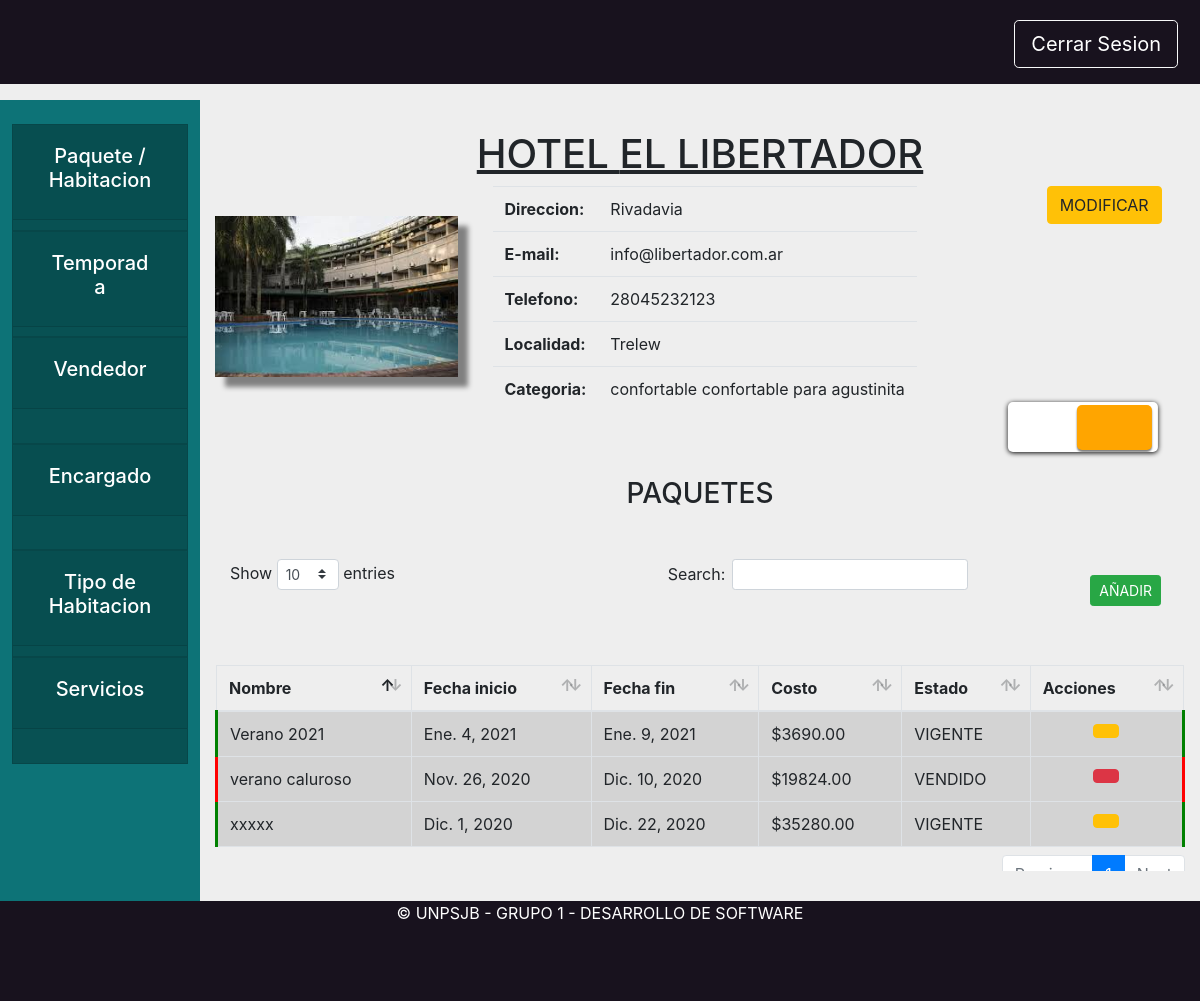
/hotel/vistaHotel/1, run on the app's committed database.
### hotel/models.py (models this page shows, shortened)
class Hotel(models.Model):
    objects = HotelManager.from_queryset(HotelQuerySet)()
    nombre = models.CharField(max_length=200)
    direccion = models.CharField(max_length=800)
    email = models.EmailField(max_length=200)
    telefono = models.CharField(max_length=200)
    localidad = models.ForeignKey(Localidad, on_delete=models.CASCADE)
    encargado= models.ForeignKey(Encargado, on_delete=models.CASCADE, null=True)
    categoria = models.ForeignKey(Categoria, on_delete=models.CASCADE)
    servicios = models.ManyToManyField(Servicio)
    tipos = models.ManyToManyField(TipoHabitacion, through='PrecioPorTipo', through_fields=('hotel', 'tipo'))
    vendedores = models.ManyToManyField(Vendedor)#, related_name="hoteles")
    def tengo_tipos(self):
        return self.tipos.count()>0
    def es_hospedaje(self):
        return self.categoria.estrellas in [Categoria.ESTRELLA_A, Categoria.ESTRELLA_B, Categoria.ESTRELLA_C]
    def get_habitaciones(self):
        return Habitacion.objects.filter(hotel=self)
    def get_paquetes(self):
        return PaqueteTuristico.objects.filter(hotel=self)

class PaqueteTuristico(models.Model):
    nombre = models.CharField(max_length=200)
    coeficiente = models.DecimalField(max_digits=3, decimal_places=2)
    hotel = models.ForeignKey(Hotel, related_name='paquetesTuristicos', on_delete=models.CASCADE)
    inicio = models.DateField()
    fin = models.DateField()
    habitaciones = models.ManyToManyField(Habitacion, related_name='paqueteturistico')
    vendido = models.BooleanField(default=False)
    precio = models.DecimalField(max_digits=10, decimal_places=2)
    def actualizar_precio(self):
        self.precio=0
        habitaciones = Habitacion.objects.filter(paqueteturistico = self)
        for habitacion in habitaciones:
            self.precio += habitacion.precio_por_noche(self.inicio)
    def cantidad_dias(self):
        return abs(self.fin - self.inicio).days
    def get_costo(self):
        self.actualizar_precio()
        return "{0:.2f}".format((1-self.coeficiente) * (self.precio * self.cantidad_dias()))
    def estoy_vigente(self):
        return (not self.vendido) and (self.fin >= date.today())
    def estoy_vencido(self):
        return (self.fin < date.today())
    def estoy_vendido(self):
        return (self.vendido)

class Habitacion(models.Model):
    hotel = models.ForeignKey(Hotel, related_name="habitaciones", on_delete=models.CASCADE)
    numero = models.PositiveSmallIntegerField() # 403 <Piso><Cuarto>
    tipo = models.ForeignKey(TipoHabitacion, on_delete=models.CASCADE)
    baja = models.BooleanField(default=False) #Baja Logica
    class Meta:
        unique_together = (('hotel', 'numero'), )
    def precio_por_noche(self, fecha):
        precio_por_tipo = self.hotel.tarifario.filter(tipo=self.tipo).first()
        if precio_por_tipo is None:
            raise Exception("No puedo calcular el precio")
        if self.hotel.temporadas.filter(inicio__lte=fecha, fin__gte=fecha).exists():
            return precio_por_tipo.alta
        return precio_por_tipo.baja
    def precio_temp_baja(self):
        precio_por_tipo = self.hotel.tarifario.filter(tipo=self.tipo).first()
        if precio_por_tipo is None:
            raise Exception("No puedo calcular el precio")
        return precio_por_tipo.baja
    def precio_temp_alta(self):
        precio_por_tipo = self.hotel.tarifario.filter(tipo=self.tipo).first()
        if precio_por_tipo is None:
            raise Exception("No puedo calcular el precio")
        return precio_por_tipo.alta

class PrecioPorTipo(models.Model):
    hotel = models.ForeignKey(Hotel, on_delete=models.CASCADE, related_name='tarifario')
    tipo = models.ForeignKey(TipoHabitacion, on_delete=models.CASCADE, related_name='hoteles')
    baja = models.DecimalField(decimal_places=2, max_digits=10, blank=True, null=True)
    alta = models.DecimalField(decimal_places=2, max_digits=10, blank=True, null=True)

### core/models.py (models this page shows, shortened)
class Localidad(models.Model):
    objects = LocalidadManager.from_queryset(LocalidadQuerySet)()
    nombre = models.CharField(max_length=200)
    provincia = models.ForeignKey(Provincia, on_delete=models.CASCADE)
    def __str__(self):
        return self.nombre

class Categoria(models.Model):
    ESTRELLA_A = 0
    ESTRELLA_B = 1
    ESTRELLA_C = 2
    ESTRELLA_1 = 3
    ESTRELLA_2 = 4
    ESTRELLA_3 = 5
    ESTRELLA_4 = 6
    ESTRELLA_5 = 7
    ESTRELLAS = (
        (ESTRELLA_A, "A"),
        (ESTRELLA_B, "B"),
        (ESTRELLA_C, "C"),
        (ESTRELLA_1, "Tourist"),
        (ESTRELLA_2, "Standard"),
        (ESTRELLA_3, "Comfort"),
        (ESTRELLA_4, "First Class"),
        (ESTRELLA_5, "Luxury"),
    )
    estrellas = models.PositiveSmallIntegerField(choices=ESTRELLAS)
    nombre = models.CharField(max_length=200)
    servicios = models.ManyToManyField(Servicio)
    def __str__(self):
        return self.nombre

class TipoHabitacion(models.Model):
    nombre = models.CharField(max_length=200)
    descripcion = models.CharField(max_length=800)
    pasajeros = models.PositiveSmallIntegerField()
    cuartos = models.PositiveSmallIntegerField(default = 0)
    def __str__(self):
        return self.nombre

### hotel/views.py (the view)
# urls.py: path('vistaHotel/<hotel>', hviews.detalleHotel, name="vistaHotel"),
def detalleHotel(request,hotel):
    hotelInstancia =get_object_or_404(Hotel, pk=hotel)
    return render(request, "hotel/vistaHotelAdmin.html",{"hotel":hotelInstancia })

### hotel/templates/hotel/vistaHotelAdmin.html (shortened to what this page needs)
{% extends 'base/base.html'%}
{% load static %}
{% block extra_css %}
<link rel="stylesheet" href="{% static '/css/vistaHotel.css' %}">
{% endblock extra_css %}
{% block tarjeta1 %}
<div class="card rounded-0">
    <div class="card-header" id="headingOne">
        <button onclick="location.href='{% url 'hotel:vistaHotel' hotel.pk %}'"
            class="btn btn-link btn-block text-white">
            <center>
                <h5> Paquete / Habitacion</h5>
            </center>
        </button>
    </div>
</div>
{% endblock tarjeta1 %}
{% block tarjeta2 %}
<div class="card rounded-0">
    <div class="card-header" id="headingOne">
        <button onclick="location.href='{% url 'hotel:temporadaHotel' hotel.pk %}'"
            class="btn btn-link btn-block text-white">
            <center>
                <h5> Temporada </h5>
            </center>
        </button>
    </div>
</div>
{% endblock tarjeta2 %}
{% block tarjeta3 %}
<div class="card rounded-0">
    <div class="card-header" id="headingOne">
        <button onclick="location.href='{% url 'hotel:vendedoresHotel' hotel.pk %}'"
            class="btn btn-link btn-block text-white">
            <center>
                <h5>Vendedor </h5>
            </center>
        </button>
    </div>
</div>
{% endblock tarjeta3 %}
{% block tarjeta4 %}
<div class="card rounded-0">
    <div class="card-header" id="headingOne">
        <button class="btn btn-link btn-block text-white">
            <center>
                <h5>Encargado </h5>
            </center>
        </button>
    </div>
</div>
{% endblock tarjeta4 %}
{% block tarjeta5 %}
<div class="card rounded-0">
    <div class="card-header" id="headingOne">
        <button onclick="location.href='{% url 'hotel:tipoHabitacionHotel' hotel.pk %}'"
            class="btn btn-link btn-block text-white">
            <center>
                <h5>Tipo de Habitacion </h5>
            </center>
        </button>
    </div>
</div>
{% endblock tarjeta5 %}
{% block tarjeta6 %}
<div class="card rounded-0">
    <div class="card-header" id="headingOne">
        <button onclick="location.href='{% url 'hotel:serviciosHotel' hotel.pk %}'" class="btn btn-link btn-block text-white">
            <center>
                <h5> Servicios</h5>
            </center>
        </button>
    </div>
</div>
{% endblock tarjeta6 %}
{% block content %}
<div class="titulo">
    <h1>
        <center> <u> {%if hotel.es_hospedaje%} HOSPEDAJE {%else%} HOTEL {% endif %} {{hotel.nombre.upper}}</u> </center>
    </h1>
</div>
<div class="datosHotel">
    <div class="container">
        <div class="row">
            <div class="col-sm-3 lugarImagen">
                <img class="imagen" src="{% static '/media/hoteles/1.jpg' %}">
            </div>
            <div class="col-sm-7">
                <center>
                    <table class="table table-responsive tablaDatos">
                        <tr>
                            <th>Direccion:</th>
                            <td>{{hotel.direccion}}</td>
                        </tr>
                        <tr>
                            <th>E-mail:</th>
                            <td>{{hotel.email}}</td>
                        </tr>
                        <tr>
                            <th>Telefono:</th>
                            <td>{{hotel.telefono}}</td>
                        </tr>
                        <tr>
                            <th>Localidad:</th>
                            <td>{{hotel.localidad}}</td>
                        </tr>
                        <tr>
                            <th>Categoria:</th>
                            <td>{{hotel.categoria}}</td>
                        </tr>
                    </table>
                </center>
            </div>
            <div class="col-sm-2">
                <center>
                    <button type="button" class="btn btn-warning" data-toggle="modal" data-target="#modificarHotel"
                        onclick="abrir_modal('{% url 'hotel:modalModificarHotel' hotel.pk %}','#modificarHotel');">
                        MODIFICAR</button>
                </center>
            </div>
        </div>
    </div>
</div>
{% block datosVista %}
<div class="abajo">
    <div id="container">
        <div id="effect"></div>
    </div>
    <div class="formularioHotel2" id="vistaPaquetes">
        <center>
            <h3 class="mb-5">PAQUETES</h3>
        </center>
        <table id="example2" class="table table-striped table-bordered tablaListaHabitacion">
            <button type="button" class="btn btn-success mt-3 mr-4 float-right btn-sm" data-toggle="modal"
                data-target="#crearPaqueteTuristicoHotel" onclick="
            {% if hotel.get_habitaciones %} abrir_modal('{% url 'hotel:modalCrearPaqueteTuristicoHotel' hotel.pk %}', '#crearPaqueteTuristicoHotel');
            {% else %}
                   Swal.fire({
                    icon: 'error',
                    title: 'No hay habitaciones...',
                    text: 'Primero tenes que cargar habitaciones',
                  });
            {% endif %}">
                AÑADIR</button>
            <thead>
                <tr>
                    <th>Nombre</th>
                    <th>Fecha inicio</th>
                    <th>Fecha fin</th>
                    <th>Costo</th>
                    <th>Estado</th>
                    <th>Acciones</th>
                </tr>
            </thead>
            <tbody>
                {% for paquete in hotel.get_paquetes %}
                <tr class="{% if paquete.estoy_vigente%}
                comercializable manito
                {% else %}
                noComercializable manito
                {% endif%}
                ">
                    <td>{{paquete.nombre}}</td>
                    <td>{{paquete.inicio}}</td>
                    <td>{{paquete.fin}}</td>
                    <td>${{paquete.get_costo}}</td>
                    <td>{% if paquete.estoy_vendido %} VENDIDO
                        {% elif paquete.estoy_vencido %} VENCIDO
                        {% else %} VIGENTE
                        {% endif %}</td>
                    <td>
                        <center>
                            {% if paquete.estoy_vigente %}
                            <button type="button" class="btn btn-warning" data-toggle="modal"
                                data-target="#modificarPaqueteTuristicoHotel"
                                onclick="abrir_modal('{% url 'hotel:modalModificarPaqueteTuristicoHotel' hotel.pk paquete.pk%}', '#modificarPaqueteTuristicoHotel');"
                                title="Editar">
                            </button>
                            {% elif paquete.estoy_vencido %}
                            <button type="button" class="btn btn-danger" data-toggle="modal"
                                data-target="#eliminarPaqueteTuristicoHotel"
                                onclick="abrir_modal('{% url 'hotel:modalEliminarPaqueteTuristicoHotel' hotel.pk paquete.pk%}', '#eliminarPaqueteTuristicoHotel');"
                                title="Eliminar">
                            </button>
                            {% endif %}
                        </center>
                    </td>
                </tr>
                {% endfor %}
            </tbody>
        </table>
    </div>
    {% endblock datosVista %}
    {% endblock content %}

### templates/base/base.html (shortened to what this page needs)
{% load static %}
<html>
<head>
    <link rel="stylesheet" href="{% static '/css/sweetalert2.css' %}">
    <link rel="stylesheet" href="{% static '/css/bootstrap.min.css' %}">
    <link rel="stylesheet" href="{% static '/css/bootstrap.css' %}">
    <link rel="stylesheet" href="{% static '/css/dataTables.bootstrap4.min.css' %}">
    <link rel="stylesheet" href="{% static '/css/styleBase.css' %}">
    <link rel="stylesheet" href="{% static '/css/modal.css' %}">
    <link rel="stylesheet" href="{% static '/css/botones.css' %}">
    {% block extra_css %}
    {% endblock extra_css %}
</head>
<body class="bodyComplete">
    <div class="container-fluid mainHeader p-3 fixed-top">
        <div class="row">
            <div class="col-2">
            </div>
            <div class="col-8">
            </div>
            <div class="col-2">
                <button onclick="location.href='/core/logout'" style="text-decoration:none; align-items:right;"
                    class="rounded-1 btn btn-lg btn-outline-light text-white float-center mt-1  "> Cerrar Sesion
                </button>
            </div>
        </div>
    </div>
    <div class="container-fluid position-fixed  miEstiloPiola">
        <div class="row">
            <div class="col-2 px-1" id="sticky-sidebar">
                <div class="nav flex-column flex-nowrap vh-100 overflow-auto text-white p-2 pt-4 ">
                    {% block tarjeta1 %} {% endblock tarjeta1 %}
                    {% block tarjeta2 %} {% endblock tarjeta2 %}
                    {% block tarjeta3 %} {% endblock tarjeta3 %}
                    {% block tarjeta4 %} {% endblock tarjeta4 %}
                    {% block tarjeta5 %} {% endblock tarjeta5 %}
                    {% block tarjeta6 %} {% endblock tarjeta6 %}
                </div>
            </div>
            <div class="col-10 position-relative pre-scrollable" id="main">
                {% block content %}
                {% endblock content %}
            </div>
        </div>
    </div>
    <div class="footer text-center mb-0 fixed-bottom">
        <div class="container">
            <p class="m-0 mbt1 text-white">&copy; UNPSJB - GRUPO 1 - DESARROLLO DE SOFTWARE</p>
        </div>
    </div>
    <link rel="stylesheet" href="{% static '/css/styleBase.css' %}">
    <link rel="stylesheet" href="{% static '/css/modal.css' %}">
    <link rel="stylesheet" href="{% static '/css/botones.css' %}">
</body>
</html>

### data on the page
Hotel: nombre "EL LIBERTADOR", direccion "Rivadavia", email "info@libertador.com.ar", telefono "28045232123", localidad "Trelew", categoria "confortable confortable para agustinita"
PaqueteTuristico: nombre "Verano 2021", inicio "Ene. 4, 2021", fin "Ene. 9, 2021", get_costo "3690.00", vendido "VIGENTE"
PaqueteTuristico: nombre "verano caluroso", inicio "Nov. 26, 2020", fin "Dic. 10, 2020", get_costo "19824.00", vendido "VENDIDO"
PaqueteTuristico: nombre "xxxxx", inicio "Dic. 1, 2020", fin "Dic. 22, 2020", get_costo "35280.00", vendido "VIGENTE"
